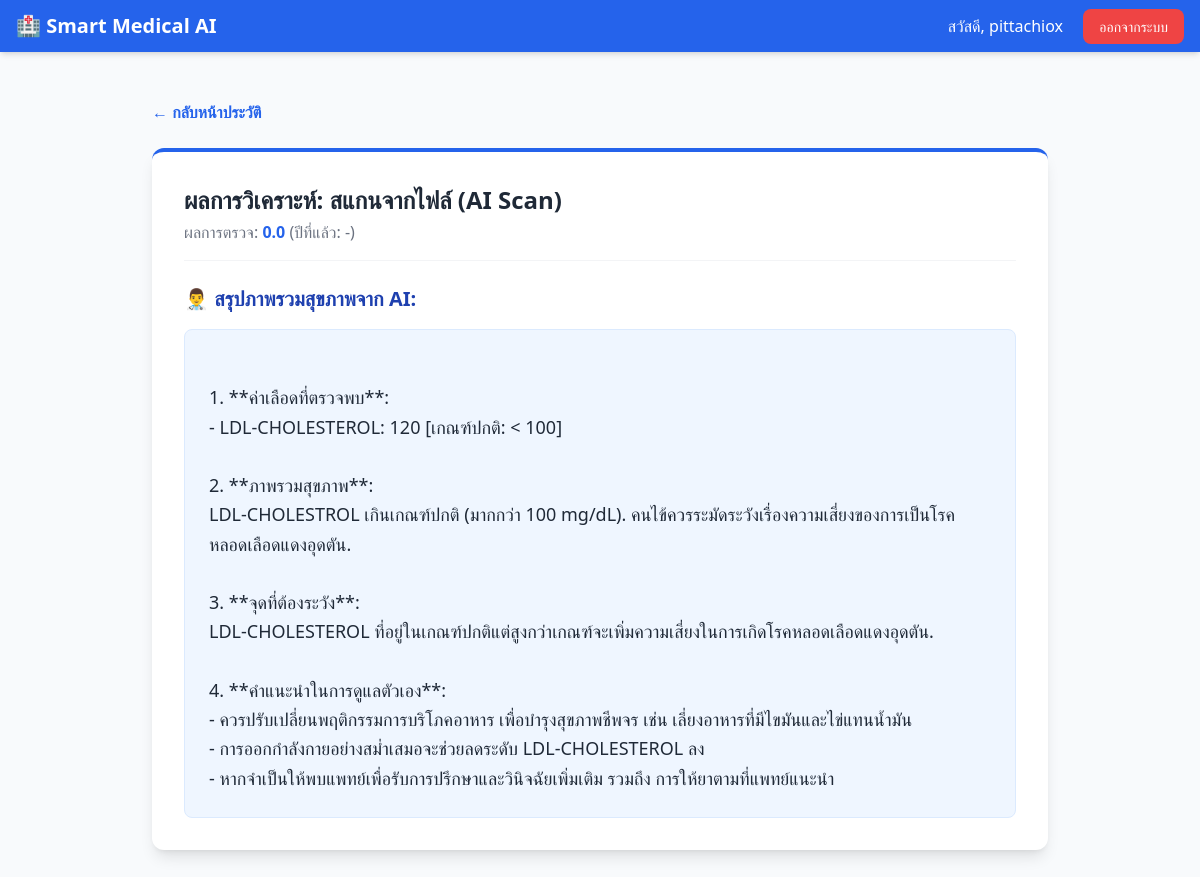
The app's page /record/32 (signed in) with its own data.
### app.py (models this page shows)
class User(UserMixin, db.Model):
    id = db.Column(db.Integer, primary_key=True)
    username = db.Column(db.String(150), unique=True, nullable=False)
    password = db.Column(db.String(150), nullable=False)
    records = db.relationship('BloodRecord', backref='user', lazy=True)

class BloodRecord(db.Model):
    id = db.Column(db.Integer, primary_key=True)
    test_name = db.Column(db.String(50), nullable=False)
    current_value = db.Column(db.Float, nullable=False)
    previous_value = db.Column(db.Float, nullable=True)
    ai_analysis = db.Column(db.Text, nullable=False)
    user_id = db.Column(db.Integer, db.ForeignKey('user.id'), nullable=False)

### app.py (the view)
@app.route('/record/<int:record_id>')
@login_required
def view_record(record_id):
    record = BloodRecord.query.get_or_404(record_id)
    if record.user_id != current_user.id:
        flash('ไม่อนุญาตให้เข้าถึงข้อมูลนี้', 'error')
        return redirect(url_for('dashboard'))
    return render_template('view_record.html', record=record)

### app.py (called while the page is built)
@login_manager.user_loader
def load_user(user_id):
    return User.query.get(int(user_id))

### templates/view_record.html
{% extends "base.html" %}
{% block content %}
<div class="max-w-4xl mx-auto">
    <div class="mb-6 flex justify-between items-center">
        <a href="/dashboard" class="text-blue-600 hover:underline flex items-center gap-2 font-semibold">
            &larr; กลับหน้าประวัติ
        </a>
    </div>
    <div class="bg-white p-8 rounded-xl shadow-lg border-t-4 border-blue-600">
        <div class="flex items-center justify-between mb-6 pb-4 border-b border-gray-100">
            <div>
                <h1 class="text-2xl font-bold text-gray-800">ผลการวิเคราะห์: {{ record.test_name }}</h1>
                <p class="text-gray-500 mt-1">ผลการตรวจ: <span class="font-bold text-blue-600">{{ record.current_value
                        }}</span>
                    (ปีที่แล้ว: {{ record.previous_value or '-' }})</p>
            </div>
        </div>
        <h3 class="text-xl font-bold text-blue-800 mb-4">👨‍⚕️ สรุปภาพรวมสุขภาพจาก AI:</h3>
        <div
            class="text-gray-800 whitespace-pre-line leading-relaxed text-lg bg-blue-50 p-6 rounded-lg border border-blue-100">
            {{ record.ai_analysis }}
        </div>
    </div>
</div>
{% endblock %}

### templates/base.html (shortened to what this page needs)
<!DOCTYPE html>
<html lang="th">
<head>
    <script src="https://cdn.tailwindcss.com"></script>
</head>
<body class="bg-slate-50 min-h-screen">
    <nav class="bg-blue-600 text-white shadow-md">
        <div class="max-w-7xl mx-auto px-4 py-3 flex justify-between items-center">
            <a href="/" class="text-xl font-bold flex items-center gap-2">
                🏥 Smart Medical AI
            </a>
            <div>
                {% if current_user.is_authenticated %}
                <span class="mr-4">สวัสดี, {{ current_user.username }}</span>
                <a href="{{ url_for('logout') }}"
                    class="bg-red-500 hover:bg-red-600 px-4 py-2 rounded-lg text-sm transition">ออกจากระบบ</a>
                {% else %}
                <a href="{{ url_for('login') }}" class="hover:text-blue-200 mr-4">เข้าสู่ระบบ</a>
                <a href="{{ url_for('register') }}"
                    class="bg-white text-blue-600 px-4 py-2 rounded-lg text-sm font-bold transition hover:bg-gray-100">สมัครสมาชิก</a>
                {% endif %}
            </div>
        </div>
    </nav>
    <main class="max-w-7xl mx-auto px-4 py-8">
        {% block content %}{% endblock %}
    </main>
</body>
</html>

### records on screen
User: username "pittachiox"
BloodRecord: test_name "สแกนจากไฟล์ (AI Scan)", current_value "0.0", previous_value "-", ai_analysis "1. **ค่าเลือดที่ตรวจพบ**: - LDL-CHOLESTEROL: 120 [เกณฑ์ปกติ: < 100] 2. **ภาพรวมสุขภาพ**: LDL-CHOLESTROL เกินเกณฑ์ปกติ (มากกว่า 100 mg/dL). คนไข้ควรระมัดระวังเรื่องความเสี่ยงของการเป็นโรคหลอดเลือดแดงอุดตัน. 3. **จุดที่ต้องระวัง**: LDL-CHOLESTEROL ที่อยู่ในเกณฑ์ปกติแต่สูงกว่าเกณฑ์จะเพิ่มความเสี่ยงในการเกิดโรคหลอดเลือดแดงอุดตัน. 4. **คำแนะนำในการดูแลตัวเอง**: - ควรปรับเปลี่ยนพฤติกรรมการบริโภคอาหาร เพื่อบำรุงสุขภาพชีพจร เช่น เลี่ยงอาหารที่มีไขมันและไข่แทนน้ำมัน - การออกกำลังกายอย่างสม่ำเสมอจะช่วยลดระดับ LDL-CHOLESTEROL ลง - หากจำเป็นให้พบแพทย์เพื่อรับการปรึกษาและวินิจฉัยเพิ่มเติม รวมถึง การให้ยาตามที่แพทย์แนะนำ"
